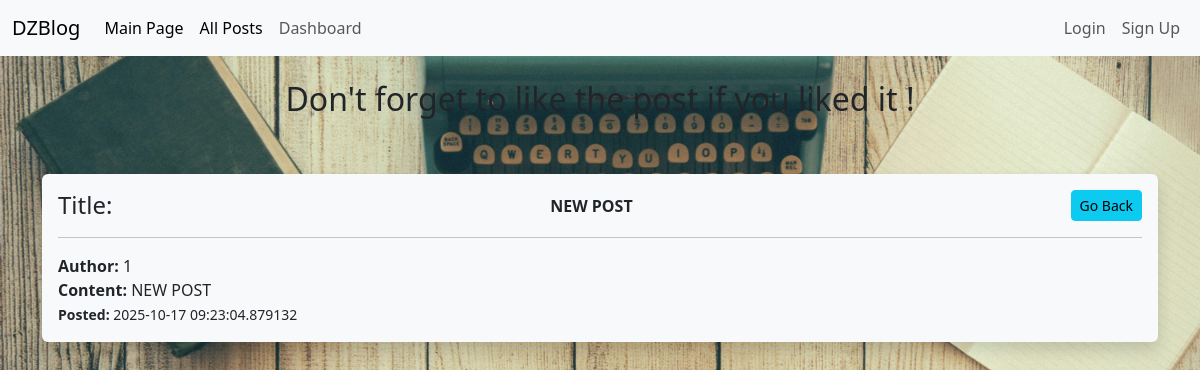
The page /post/5 on the database its author committed.
### app.py (models this page shows, shortened)
class Posts(db.Model):
    id = db.Column(db.Integer,primary_key=True)
    title =db.Column(db.String(40),nullable=False)
    content = db.Column(db.Text,nullable=False)
    date_posted = db.Column(db.DateTime,default=datetime.utcnow)
    poster_id = db.Column(db.Integer,db.ForeignKey('users.id'))
    likes = db.Column(db.Integer,nullable=False,default=0,server_default="0")

class Users(db.Model,UserMixin):
    id = db.Column(db.Integer,primary_key=True)
    name = db.Column(db.String(80),nullable=False)
    username = db.Column(db.String(80),nullable=False,unique=True)
    email = db.Column(db.String(80),nullable=False,unique=True)
    secret_word = db.Column(db.String(20),nullable=False)
    password_hash = db.Column(db.String(128))
    posts = db.relationship('Posts',backref='poster')
    @property
    def password(self):
        raise AttributeError("password is unreadable")

### app.py (the view)
@app.route('/post/<int:id>')
def post(id):
    post_to_view = Posts.query.get_or_404(id)
    return render_template('post.html',post_to_view=post_to_view)

### templates/post.html (shortened to what this page needs)
{%extends 'base.html'%}
{%block content%}
<center><h2>Don't forget to like the post if you liked it !</h2></center><br/><br/>
<div class="shadow p-3 mb-5 bg-body-tertiary rounded">
    <div class="d-flex justify-content-between align-items-center">
        <h4 class="mb-0">Title:</h4> <strong>{{ post_to_view.title }}</strong>
        <a href="{{url_for('posts')}}" class="btn btn-info btn-sm">Go Back</a>
    </div><hr>
<strong>Author: </strong>  {{ post_to_view.poster.name }}<br/>
<strong>Content: </strong>{{ post_to_view.content }}<br/>
<strong><small>Posted:</strong> {{ post_to_view.date_posted }}</small><br/>
{% endblock %}

### static/css/style.css (style rules this page uses)
body { background-image: url('../images/background.jpeg'); background-size: cover; background-repeat: no-repeat; background-position: center; min-height: 100vh; }

### rows shown on the page
Posts: title "NEW POST", content "NEW POST", date_posted "2025-10-17 09:23:04.879132"
Users: poster.name "1"
